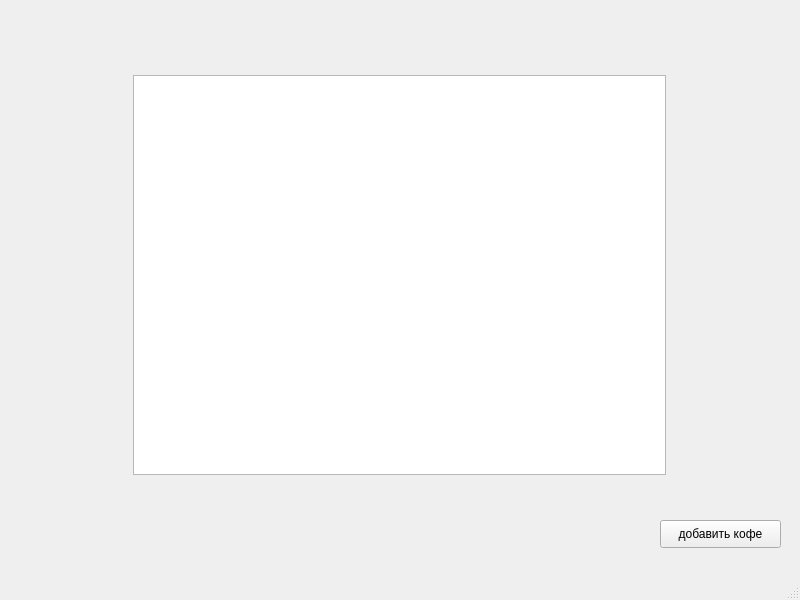
<?xml version="1.0" encoding="UTF-8"?>
<ui version="4.0">
 <class>UI</class>
 <widget class="QMainWindow" name="UI">
  <property name="geometry">
   <rect>
    <x>0</x>
    <y>0</y>
    <width>800</width>
    <height>600</height>
   </rect>
  </property>
  <property name="windowTitle">
   <string>MainWindow</string>
  </property>
  <widget class="QWidget" name="centralwidget">
   <widget class="QTableWidget" name="add">
    <property name="geometry">
     <rect>
      <x>133</x>
      <y>75</y>
      <width>533</width>
      <height>400</height>
     </rect>
    </property>
   </widget>
   <widget class="QPushButton" name="pushButton">
    <property name="geometry">
     <rect>
      <x>660</x>
      <y>520</y>
      <width>121</width>
      <height>28</height>
     </rect>
    </property>
    <property name="text">
     <string>добавить кофе</string>
    </property>
   </widget>
  </widget>
  <widget class="QMenuBar" name="menubar">
   <property name="geometry">
    <rect>
     <x>0</x>
     <y>0</y>
     <width>800</width>
     <height>26</height>
    </rect>
   </property>
  </widget>
  <widget class="QStatusBar" name="statusbar"/>
 </widget>
 <resources/>
 <connections/>
</ui>
